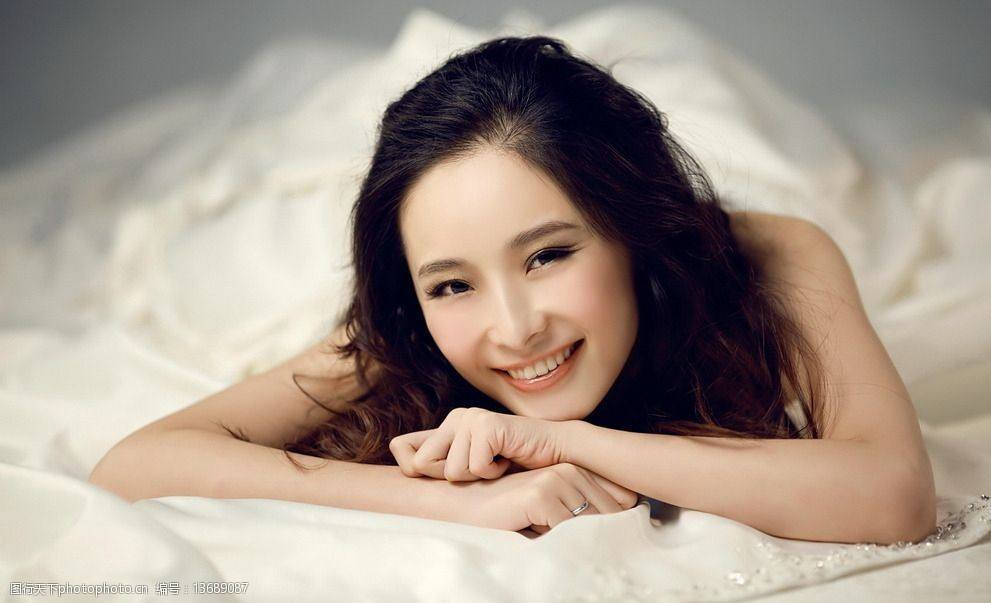
//> input picture data/test2.jpg, 991 x 603 px
$ ./main9   (built with g++ and OpenCV 4)
//> lines starting //> are read from the running program, lines starting //| are printed output that depends on the picture; after the words box and inside, x2 and y2 are one past the last pixel; in counts of white or black regions, pixels touching at a corner belong together
#include<opencv2/opencv.hpp>
#include<iostream>

using namespace cv;
using namespace std;

void saltAndPepper(cv::Mat image, int n)
{
	for (int k = 0; k < n / 2; k++)
	{
		// 随机确定图像中添加椒盐噪声的位置
		int i, j;
		i = std::rand() % image.cols;       // 取余数运算，保证在图像的列数内
		j = std::rand() % image.rows;       // 取余数运算，保证在图像的行数内
		int write_black = std::rand() % 2;  // 判定为白色噪声还是黑色噪声的变量
		// 添加白色噪声
		if (write_black == 0)
		{
			image.at<cv::Vec3b>(j, i)[0] = 255; //cv::Vec3b为opencv定义的一个3个值的向量类型
			image.at<cv::Vec3b>(j, i)[1] = 255; //[]指定通道，B:0，G:1，R:2
			image.at<cv::Vec3b>(j, i)[2] = 255;

		}
		// 添加黑色噪声
		else
		{
			image.at<cv::Vec3b>(j, i)[0] = 0; //cv::Vec3b为opencv定义的一个3个值的向量类型
			image.at<cv::Vec3b>(j, i)[1] = 0; //[]指定通道，B:0，G:1，R:2
			image.at<cv::Vec3b>(j, i)[2] = 0;
		}
	}

}

int main(int argc,char** argv)
{
    Mat src,dst;
    src=imread("./data/test2.jpg");
//> src is the input picture: 603 rows x 991 cols, CV_8UC3; mean B, G, R 141.6, 153, 166.5
    if(!src.data){
        cout<<"cannot load image ..."<<endl;
        return -1;
    }
    saltAndPepper(src,10000);
//> after the loop in saltAndPepper, `for (int k = 0; k < n / 2; k++)`:
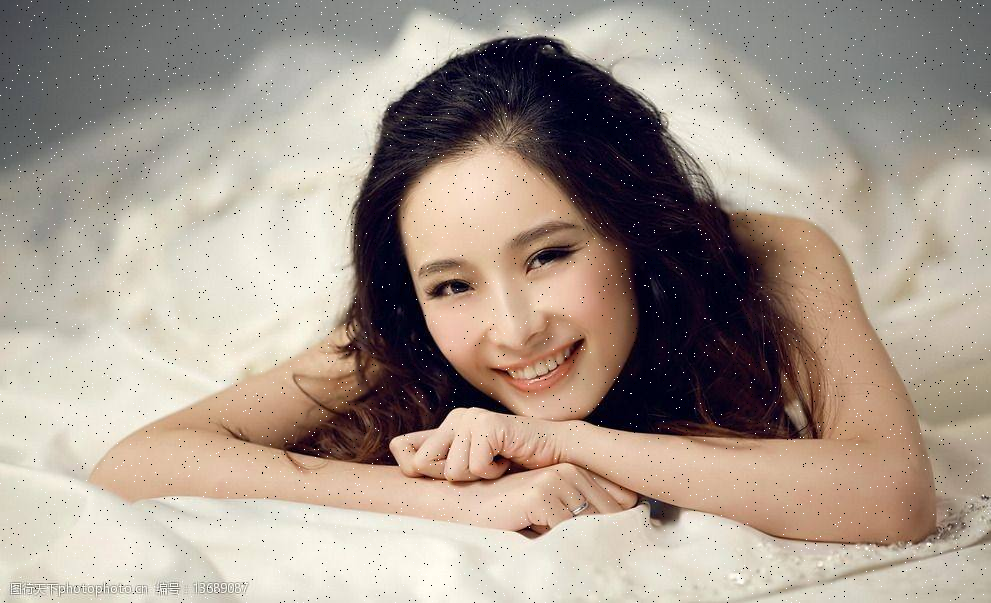
//> image: 603 rows x 991 cols, CV_8UC3; 0.83% of pixels changed, all inside (x1, y1, x2, y2) = (0, 0, 991, 603)
    namedWindow("input image",WINDOW_AUTOSIZE);
    imshow("input image",src);

    //medianBlur(src,dst,3);
    bilateralFilter(src,dst,15,150,3);
    namedWindow("median filter result",WINDOW_AUTOSIZE);
    imshow("median filter result",dst);
    Mat gb;
    GaussianBlur(src,gb,Size(15,15),3,3);
    imshow("gussian filter",gb);

    Mat resultImg;
    Mat kernel=(Mat_<int>(3,3)<<0,-1,0,-1,5,-1,0,-1,-0);
    filter2D(src,resultImg,-1,kernel,Point(-1,-1),0);
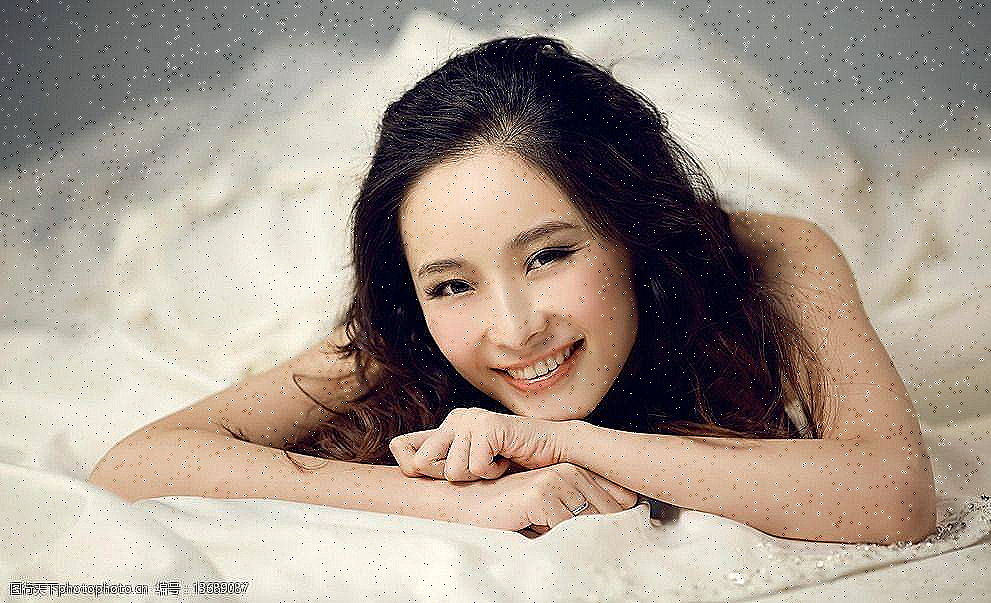
//> resultImg: 603 rows x 991 cols, CV_8UC3; mean B, G, R 141.7, 153.1, 166.3
    imshow("final result",resultImg);
    waitKey(0);
    return 0;
}

$ run again, with data/test3.jpg copied over data/test2.jpg
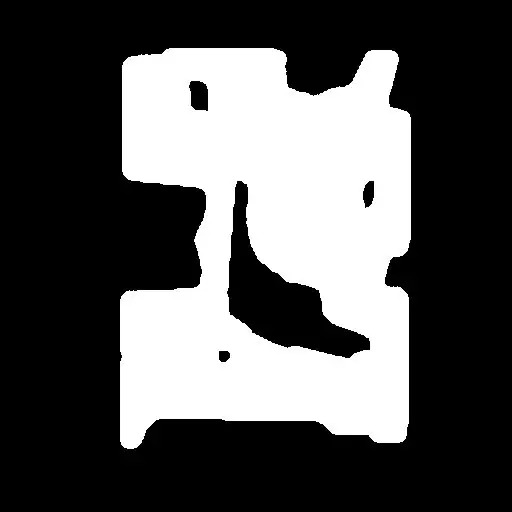
//> input picture data/test3.jpg, 512 x 512 px
//> src is the input picture: 512 rows x 512 cols, CV_8UC3; min 0, max 255, mean 84.3
//> after the loop in saltAndPepper, `for (int k = 0; k < n / 2; k++)`:
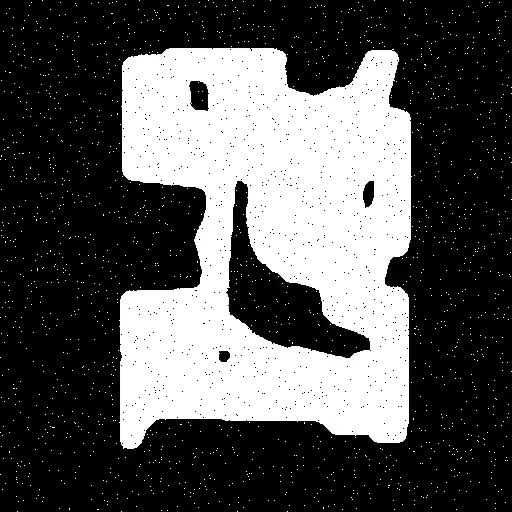
//> image: 512 rows x 512 cols, CV_8UC3; 1.02% of pixels changed, all inside (x1, y1, x2, y2) = (0, 0, 512, 512)
//> `GaussianBlur(src,gb,Size(15,15),3,3);`:
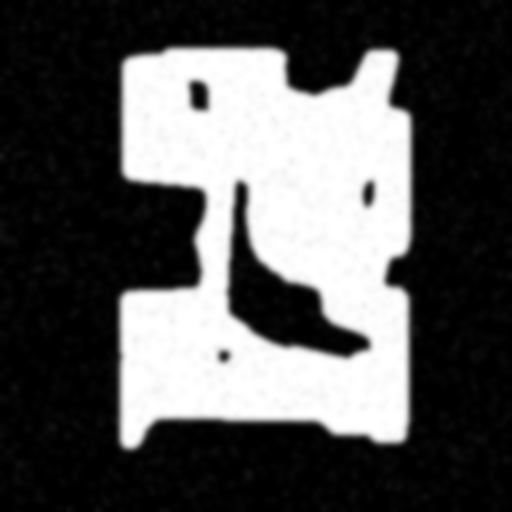
//> gb: 512 rows x 512 cols, CV_8UC3; min 0, max 255, mean 85.2

$ run again, with data/test.jpg copied over data/test2.jpg
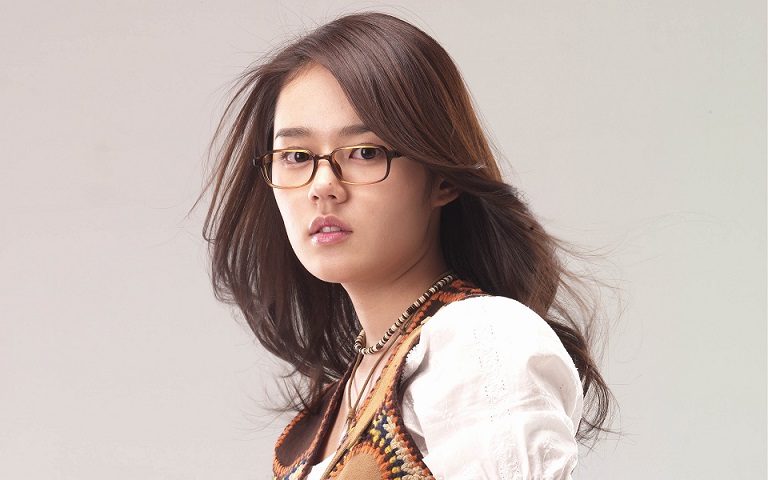
//> input picture data/test.jpg, 768 x 480 px
//> src is the input picture: 480 rows x 768 cols, CV_8UC3; mean B, G, R 175, 180.8, 194.8
//> after the loop in saltAndPepper, `for (int k = 0; k < n / 2; k++)`:
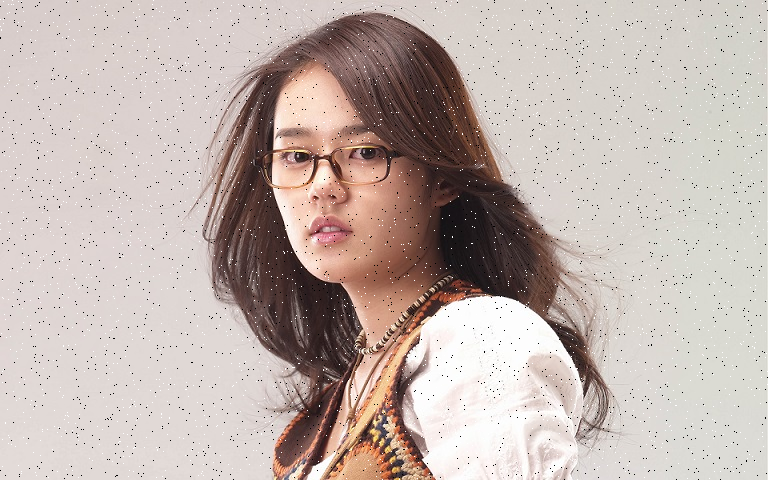
//> image: 480 rows x 768 cols, CV_8UC3; 1.35% of pixels changed, all inside (x1, y1, x2, y2) = (0, 0, 768, 480)
//> `filter2D(src,resultImg,-1,kernel,Point(-1,-1),0);`:
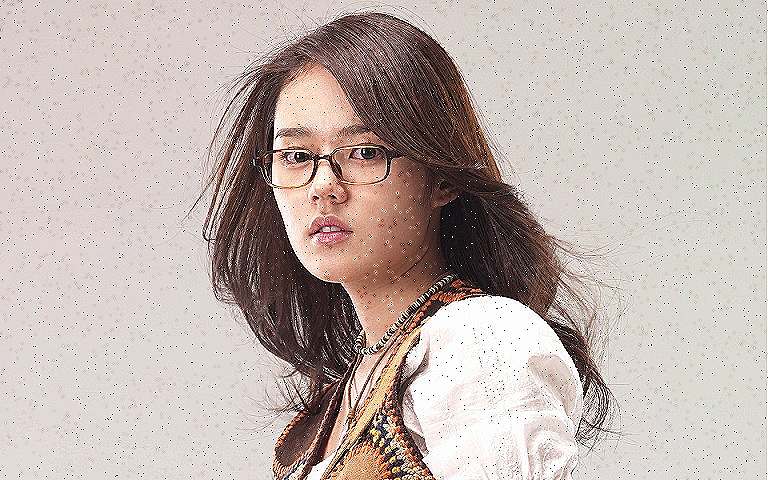
//> resultImg: 480 rows x 768 cols, CV_8UC3; mean B, G, R 174.7, 180.1, 192.8

$ run again, with data/test4.png saved as data/test2.jpg
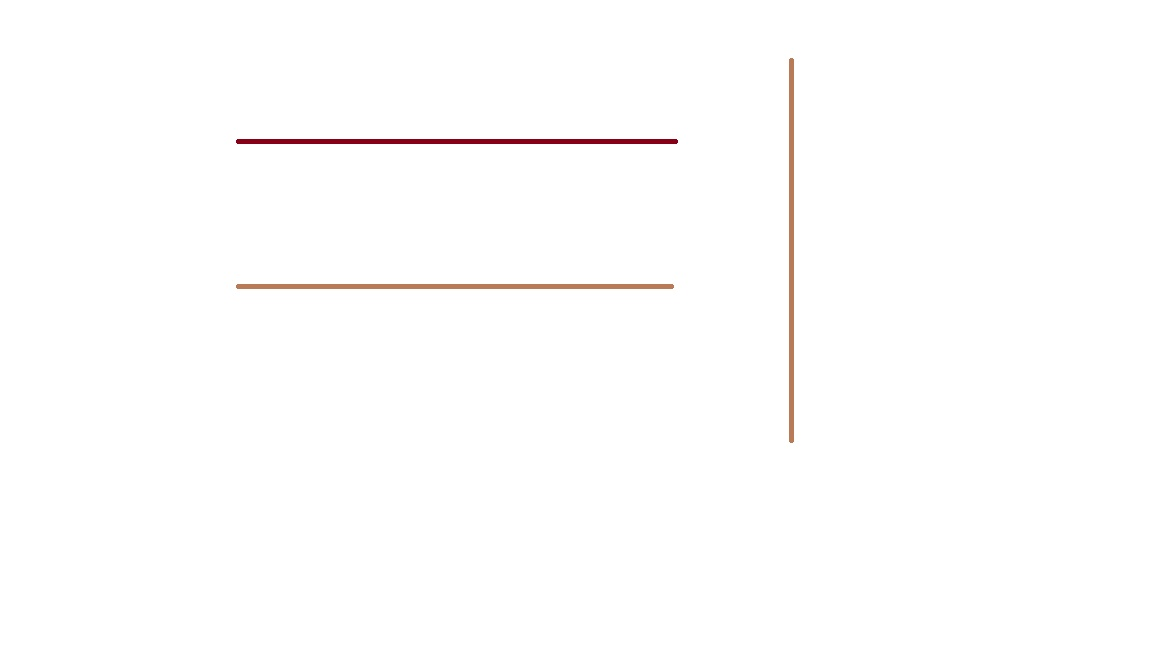
//> input picture data/test4.png, 1152 x 648 px
//> src is the input picture: 648 rows x 1152 cols, CV_8UC3; mean B, G, R 253.4, 253.5, 254.2
//> after the loop in saltAndPepper, `for (int k = 0; k < n / 2; k++)`:
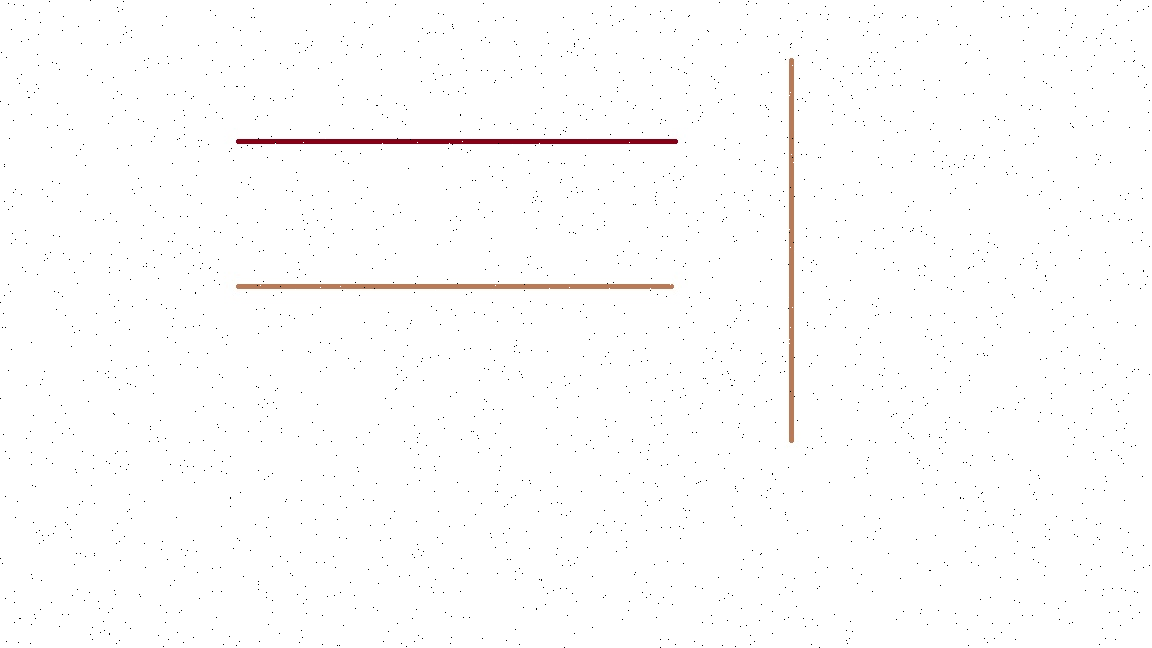
//> image: 648 rows x 1152 cols, CV_8UC3; 0.33% of pixels changed, all inside (x1, y1, x2, y2) = (0, 0, 1150, 648)
